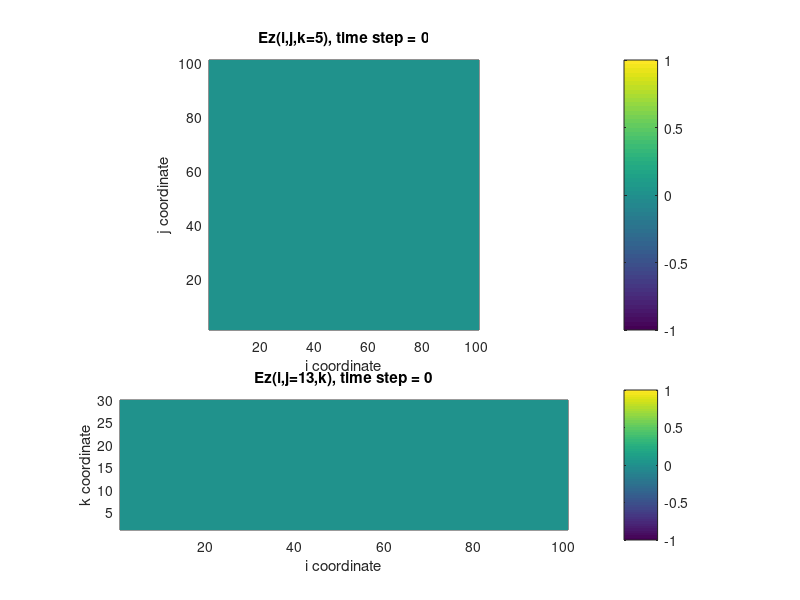

Reproduce this figure in MATLAB. (Note: this script raises an error after producing the figure.)
%***********************************************************************
%     3-D FDTD code with Mur boundaries
%***********************************************************************
%
%     This MATLAB M-file implements the finite-difference time-domain
%     solution of Maxwell's curl equations over a three-dimensional
%     Cartesian space lattice comprised of uniform cubic grid cells.
%     
%     The length, width, and height of the FDTD area are 
%     20.0 cm (x-direction), 20.0 cm (y-direction), and 
%     6.0 cm (z-direction), respectively.
%
%     The area is excited by an additive current source oriented
%     along the z-direction.  The source waveform is a differentiated 
%     Gaussian pulse given by 
%          J(t)=-J0*(t-t0)*exp(-(t-t0)^2/tau^2).
%
%     The spatial step is 0.2cm.
%
%     This M-file displays the FDTD-computed Ez fields at every other
%     time step, and records those frames in a movie matrix, M, which 
%     is played at the end of the simulation using the "movie" command.
%
%***********************************************************************

clear

%***********************************************************************
%     Fundamental constants
%***********************************************************************

cc=2.99792458e8;            %speed of light in free space
muz=4.0*pi*1.0e-7;          %permeability of free space
epsz=1.0/(cc*cc*muz);       %permittivity of free space

%***********************************************************************
%     Grid parameters
%***********************************************************************

ie=100;       %number of grid cells in x-direction
je=100;        %number of grid cells in y-direction
ke=30;        %number of grid cells in z-direction

ib=ie+1;     
jb=je+1;   
kb=ke+1;   

is=50;        %location of z-directed current source
js=50;        %location of z-directed current source

kobs=15;

dx=0.002;          %space increment of cubic lattice
dt=dx/(2.0*cc);    %time step

nmax=500;          %total number of time steps

%***********************************************************************
%     Differentiated Gaussian pulse excitation
%***********************************************************************

rtau=50.0e-12;
tau=rtau/dt;
ndelay=3*tau;
srcconst=-dt*3.0e+11;

%***********************************************************************
%     Material parameters
%***********************************************************************

eps=1.0;
sig=0.0;        

%***********************************************************************
%     Updating coefficients
%***********************************************************************

ca=(1.0-(dt*sig)/(2.0*epsz*eps))/(1.0+(dt*sig)/(2.0*epsz*eps));
cb=(dt/epsz/eps/dx)/(1.0+(dt*sig)/(2.0*epsz*eps));
da=1.0;
db=dt/muz/dx;

%***********************************************************************
%     Field arrays
%***********************************************************************

ex=zeros(ie,jb,kb);
ey=zeros(ib,je,kb);
ez=zeros(ib,jb,ke);
hx=zeros(ib,je,ke);
hy=zeros(ie,jb,ke);
hz=zeros(ie,je,kb);

ex2=zeros(ie,jb,kb);   %the intermediate variable of Mur boundaries
ey2=zeros(ib,je,kb);   %the intermediate variable of Mur boundaries
ez2=zeros(ib,jb,ke);   %the intermediate variable of Mur boundaries


%***********************************************************************
%     Movie initialization
%***********************************************************************

tview(:,:)=ez(:,:,kobs);
sview(:,:)=ez(:,js,:);

subplot('position',[0.15 0.45 0.7 0.45]),pcolor(tview');
shading flat;
caxis([-1.0 1.0]);
colorbar;
axis image;
title(['Ez(i,j,k=5), time step = 0']);
xlabel('i coordinate');
ylabel('j coordinate');

subplot('position',[0.15 0.10 0.7 0.25]),pcolor(sview');
shading flat;
caxis([-1.0 1.0]);
colorbar;
axis image;
title(['Ez(i,j=13,k), time step = 0']);
xlabel('i coordinate');
ylabel('k coordinate');

rect=get(gcf,'Position');
rect(1:2)=[0 0];

M=moviein(nmax/2,gcf,rect);

%***********************************************************************
%     BEGIN TIME-STEPPING LOOP
%***********************************************************************
tic
for n=1:nmax
   
%***********************************************************************
%     Update electric fields
%***********************************************************************

ex(1:ie,2:je,2:ke)=ca*ex(1:ie,2:je,2:ke)+...
                   cb*(hz(1:ie,2:je,2:ke)-hz(1:ie,1:je-1,2:ke)+...
                       hy(1:ie,2:je,1:ke-1)-hy(1:ie,2:je,2:ke));

ey(2:ie,1:je,2:ke)=ca*ey(2:ie,1:je,2:ke)+...
                   cb*(hx(2:ie,1:je,2:ke)-hx(2:ie,1:je,1:ke-1)+...
                       hz(1:ie-1,1:je,2:ke)-hz(2:ie,1:je,2:ke));
                    
ez(2:ie,2:je,1:ke)=ca*ez(2:ie,2:je,1:ke)+...
                   cb*(hx(2:ie,1:je-1,1:ke)-hx(2:ie,2:je,1:ke)+...
                       hy(2:ie,2:je,1:ke)-hy(1:ie-1,2:je,1:ke));
                    
ez(is,js,1:ke)=ez(is,js,1:ke)+...
               srcconst*(n-ndelay)*exp(-((n-ndelay)^2/tau^2));
           
%**************************************************************************
%                          Mur boundaries
%**************************************************************************

ey(1,2:je-1,2:ke)=ey2(2,2:je-1,2:ke)+((cc*dt-dx)/(cc*dt+dx))*(ey(2,2:je-1,2:ke)-...
                  ey2(1,2:je-1,2:ke));   % surface x=0, Ey
         
ez(1,2:je,2:ke-1)=ez2(2,2:je,2:ke-1)+((cc*dt-dx)/(cc*dt+dx))*(ez(2,2:je,2:ke-1)-...
                  ez2(1,2:je,2:ke-1));   % surface x=0, Ez
              
ey(ib,2:je-1,2:ke)=ey2(ie,2:je-1,2:ke)+((cc*dt-dx)/(cc*dt+dx))*(ey(ie,2:je-1,2:ke)-...
                  ey2(1,2:je-1,2:ke));   % surface x=20.0cm, Ey
         
ez(ib,2:je,2:ke-1)=ez2(ie,2:je,2:ke-1)+((cc*dt-dx)/(cc*dt+dx))*(ez(ie,2:je,2:ke-1)-...
                  ez2(1,2:je,2:ke-1));   % surface x=20.0cm, Ez
              
ex(2:ie-1,1,2:ke)=ex2(2:ie-1,2,2:ke)+((cc*dt-dx)/(cc*dt+dx))*(ex(2:ie-1,2,2:ke)-...
                  ex2(2:ie-1,1,2:ke));   % surface y=0, Ex
         
ez(2:ie,1,2:ke-1)=ez2(2:ie,2,2:ke-1)+((cc*dt-dx)/(cc*dt+dx))*(ez(2:ie,2,2:ke-1)-...
                  ez2(2:ie,1,2:ke-1));   % surface y=0, Ez
              
ex(2:ie-1,jb,2:ke)=ex2(2:ie-1,je,2:ke)+((cc*dt-dx)/(cc*dt+dx))*(ex(2:ie-1,je,2:ke)-...
                  ex2(2:ie-1,jb,2:ke));   % surface y=10.0cm, Ex
         
ez(2:ie,jb,2:ke-1)=ez2(2:ie,je,2:ke-1)+((cc*dt-dx)/(cc*dt+dx))*(ez(2:ie,je,2:ke-1)-...
                  ez2(2:ie,jb,2:ke-1));   % surface y=10.0cm, Ez
              
ex(2:ie-1,2:je,1)=ex2(2:ie-1,2:je,2)+((cc*dt-dx)/(cc*dt+dx))*(ex(2:ie-1,2:je,2)-...
                  ex2(2:ie-1,2:je,1));    % surface z=0, Ex 
              
ey(2:ie,2:je-1,1)=ey2(2:ie,2:je-1,2)+((cc*dt-dx)/(cc*dt+dx))*(ey(2:ie,2:je-1,2)-...
                  ey2(2:ie,2:je-1,1));    % surface z=0, Ey
              
ex(2:ie-1,2:je,kb)=ex2(2:ie-1,2:je,ke)+((cc*dt-dx)/(cc*dt+dx))*(ex(2:ie-1,2:je,ke)-...
                  ex2(2:ie-1,2:je,kb));   % surface z=6.0cm, Ex

ey(2:ie,2:je-1,kb)=ey2(2:ie,2:je-1,ke)+((cc*dt-dx)/(cc*dt+dx))*(ey(2:ie,2:je-1,ke)-...
                  ey2(2:ie,2:je-1,kb));   % surface z=0.6cm, Ey
              
%***********************************************************************
%     Update magnetic fields
%***********************************************************************

hx(2:ie,1:je,1:ke)=hx(2:ie,1:je,1:ke)+...
                   db*(ey(2:ie,1:je,2:kb)-ey(2:ie,1:je,1:ke)+...
                       ez(2:ie,1:je,1:ke)-ez(2:ie,2:jb,1:ke));
                
hy(1:ie,2:je,1:ke)=hy(1:ie,2:je,1:ke)+...
                   db*(ex(1:ie,2:je,1:ke)-ex(1:ie,2:je,2:kb)+...
                       ez(2:ib,2:je,1:ke)-ez(1:ie,2:je,1:ke));
                
hz(1:ie,1:je,2:ke)=hz(1:ie,1:je,2:ke)+...
                   db*(ex(1:ie,2:jb,2:ke)-ex(1:ie,1:je,2:ke)+...
                       ey(1:ie,1:je,2:ke)-ey(2:ib,1:je,2:ke));
                    
%***********************************************************************
%     Visualize fields
%***********************************************************************

if mod(n,2)==0

timestep=int2str(n);
tview(:,:)=ez(:,:,kobs);
sview(:,:)=ez(:,js,:);

subplot('position',[0.15 0.45 0.7 0.45]),pcolor(tview');
shading flat;
caxis([-1.0 1.0]);
colorbar;
axis image;

title(['Ez(i,j,k=5), time step = ',timestep]);
xlabel('i coordinate');
ylabel('j coordinate');

subplot('position',[0.15 0.10 0.7 0.25]),pcolor(sview');
shading flat;
caxis([-1.0 1.0]);
colorbar;
axis image;
title(['Ez(i,j=13,k), time step = ',timestep]);
xlabel('i coordinate');
ylabel('k coordinate');

nn=n/2;
M(:,nn)=getframe(gcf,rect);

end;

%***********************************************************************
%                    Update intermediate variables
%***********************************************************************

ex2(1:ie,1:jb,1:kb)=ex(1:ie,1:jb,1:kb);
ey2(1:ib,1:je,1:kb)=ey(1:ib,1:je,1:kb);
ez2(1:ib,1:jb,1:ke)=ez(1:ib,1:jb,1:ke);

%***********************************************************************
%     END TIME-STEPPING LOOP
%***********************************************************************

end
toc
movie(gcf,M,0,10,rect);
